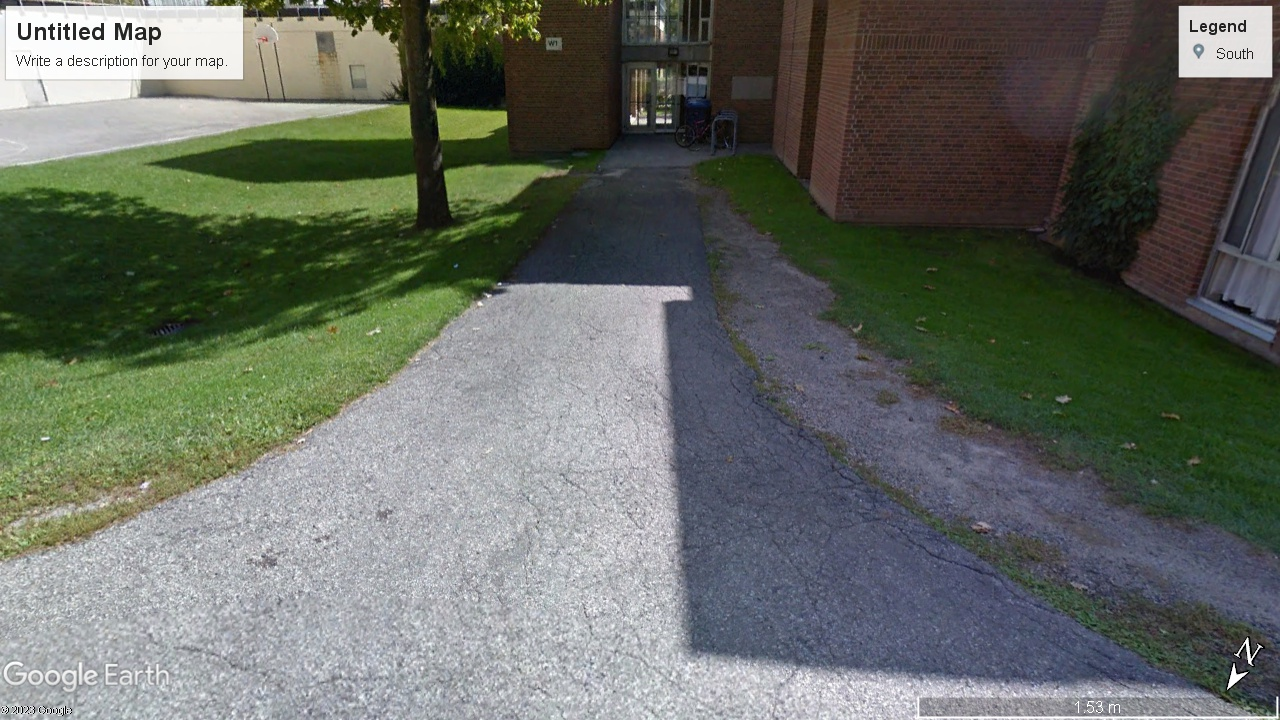
#> input picture Sidewalks/P1.jpg, 1280 x 720 px, found by its file name; its folder holds 4 pictures in this run
$ python NNv1.py
#> lines starting #> are read from the running program, lines starting #| are printed output that depends on the picture; after the words box and inside, x2 and y2 are one past the last pixel; in counts of white or black regions, pixels touching at a corner belong together
#> further down, img is the input picture: shape (720, 1280, 3); mean B, G, R 98.4, 106.6, 101.6
### feature_extraction.py
import cv2 as cv
import os


IMG_WIDTH = 64
IMG_HEIGHT = 32

def edge_detection(frame, width, height):
#> called with width = 64, height = 32
    frame = cv.resize(frame, (width, height))
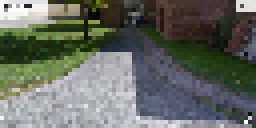
#> frame: shape (32, 64, 3) (shown 4 times larger); mean of channels 0, 1, 2 98.5, 106.5, 101.5; drawn as B, G, R
    gray = cv.cvtColor(frame, cv.COLOR_BGR2GRAY)
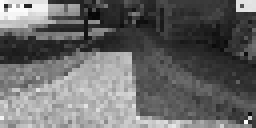
#> gray: shape (32, 64) (shown 4 times larger); min 6, max 253, mean 104.1
    blurred = cv.medianBlur(gray,11)
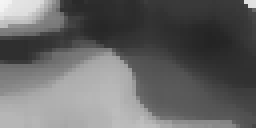
#> blurred: shape (32, 64) (shown 4 times larger); min 36, max 245, mean 102
    edges = cv.Canny(blurred, 300, 200)
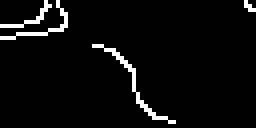
#> edges: shape (32, 64) (shown 4 times larger); 4.2% white in thin lines or dots
    return edges

def hue_detection(frame, width, height):
#> called with width = 64, height = 32
    frame = cv.resize(frame, (width, height))
    hsl_img = cv.cvtColor(frame, cv.COLOR_BGR2HLS)
#> hsl_img: shape (32, 64, 3); mean of channels 0, 1, 2 74.6, 102.9, 48.3
    for pos1 in range(len(hsl_img)):
        for pos2 in range(len(hsl_img[0])):
            hsl_img[pos1][pos2][1] = 100
            hsl_img[pos1][pos2][2] = 50
#> this loop made 32 passes
#> hsl_img: shape (32, 64, 3); mean of channels 0, 1, 2 74.6, 100, 50
    blurred = cv.medianBlur(hsl_img,11)
#> blurred: shape (32, 64, 3); mean of channels 0, 1, 2 72, 100, 50
    edges = cv.Canny(blurred, 40, 100)
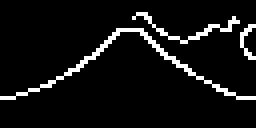
#> edges: shape (32, 64) (shown 4 times larger); 6.8% white in thin lines or dots, all inside (x1, y1, x2, y2) = (0, 3, 64, 25)
    return edges


# [8 lines of commented-out code are left out]

### loss/NNv1.py
import math
import numpy as np
import tensorflow as tf
import cv2 as cv
import os
from feature_extraction import *

IMG_WIDTH = 64
IMG_HEIGHT = 32

class eqn:
    def __init__(self, y):
        self.y = y

    def eval(self, x):
        return (self.y[0] ** x) + (self.y[1] * x) + self.y[2]

def flatten(x):
    final = []
#> final = []
    for pos1 in range(len(x)):
        for pos2 in range(len(x[0])):
            for pos3 in range(len(x[0][0])):
                final.append(x[pos1][pos2][pos3])
#> this loop made 2 passes
#> after the loop, final = 4096 values, max 255 at index 11, min 0 at index 0, mean 13.95
    return final

features = []
for path in os.listdir(os.getcwd() + "\\Sidewalks"):
    img = cv.imread(os.getcwd() + "\\Sidewalks\\" + path)
    features.append(flatten([edge_detection(img, IMG_WIDTH, IMG_HEIGHT), hue_detection(img, IMG_WIDTH, IMG_HEIGHT)]))
#> pass 2 of the loop `for path in os.listdir(os.getcwd() + "\\Sidewalks"):`:
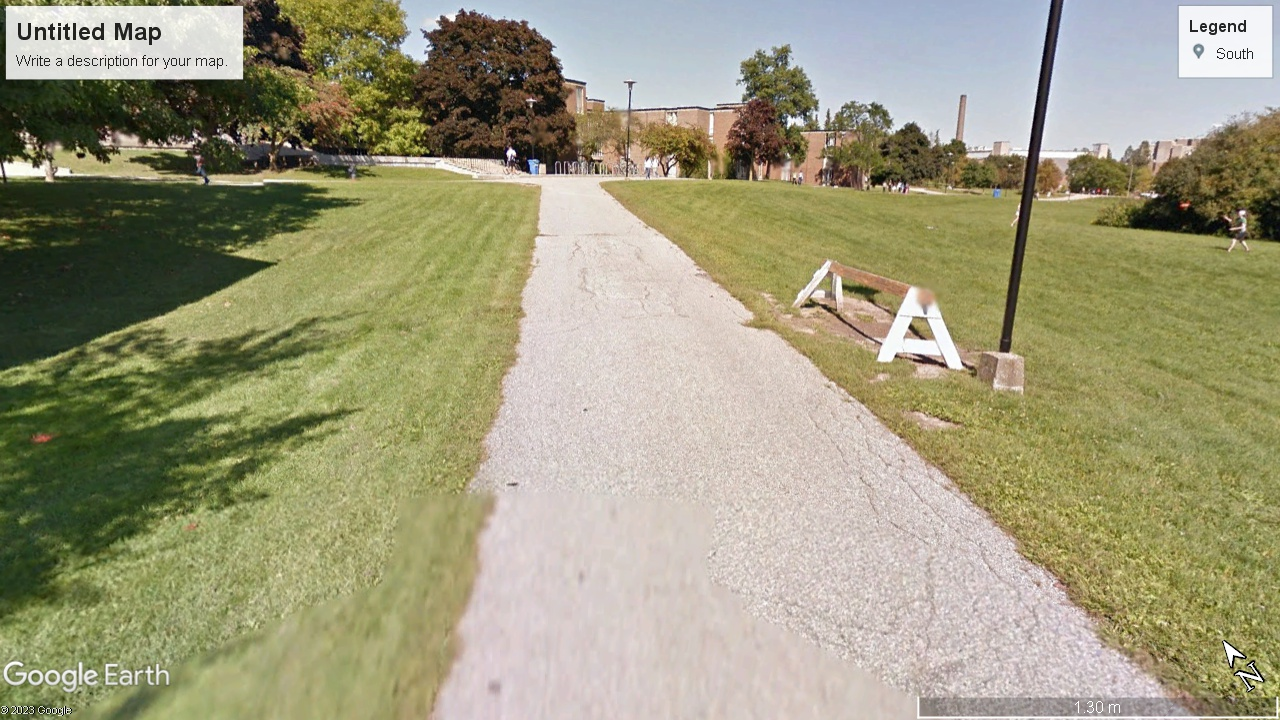
#> input picture Sidewalks/P10.jpg, 1280 x 720 px, found by its file name
#> img is the input picture: shape (720, 1280, 3); mean B, G, R 124.2, 153.9, 157.2
#> in edge_detection (call 2), `blurred = cv.medianBlur(gray,11)`:
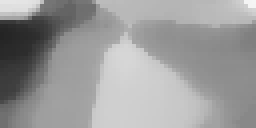
#> blurred: shape (32, 64) (shown 4 times larger); min 36, max 245, mean 154.4
#> the loop in hue_detection (call 2), `for pos1 in range(len(hsl_img)):` made 32 passes
#> in hue_detection (call 2), `edges = cv.Canny(blurred, 40, 100)`:
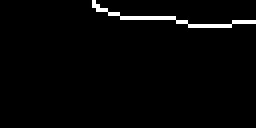
#> edges: shape (32, 64) (shown 4 times larger); 2.1% white in thin lines or dots, all inside (x1, y1, x2, y2) = (23, 0, 64, 7)
#> the loop in flatten (call 2), `for pos1 in range(len(x)):` made 2 passes
#> pass 3 of the loop `for path in os.listdir(os.getcwd() + "\\Sidewalks"):`:
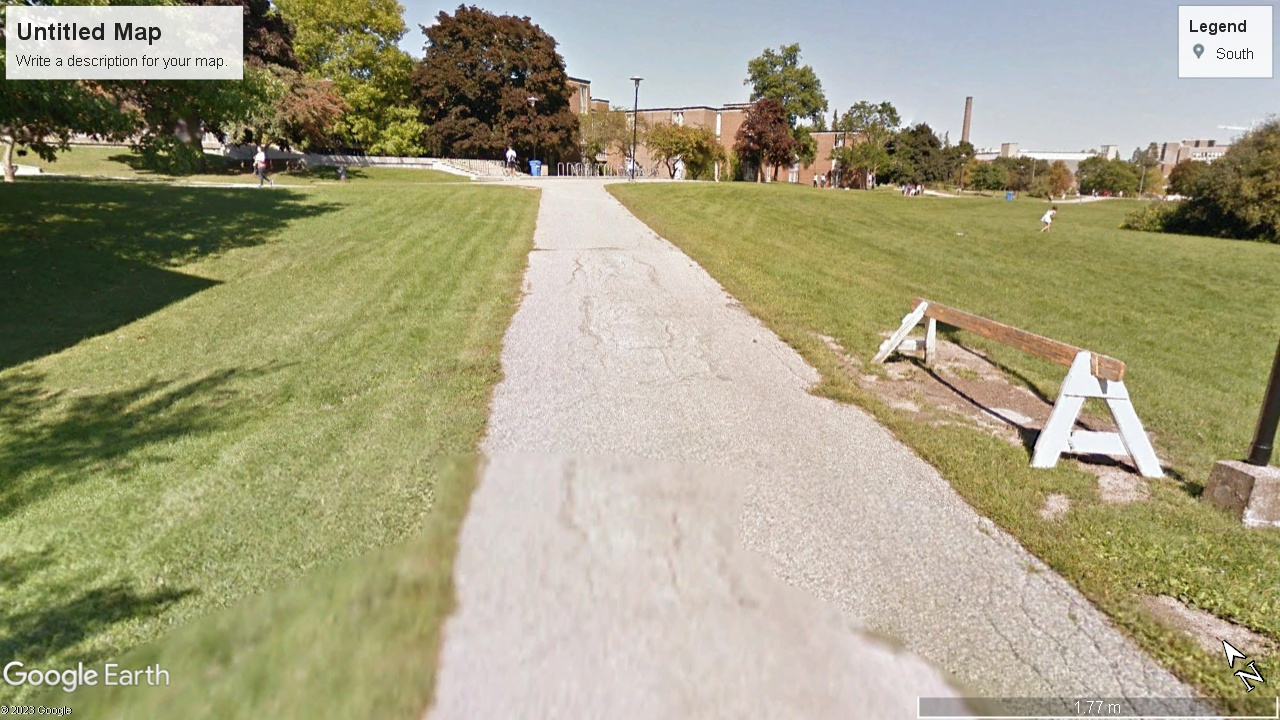
#> input picture Sidewalks/P11.jpg, 1280 x 720 px, found by its file name
#> img is the input picture: shape (720, 1280, 3); mean B, G, R 128.7, 159.4, 163.7
#> in edge_detection (call 3), `blurred = cv.medianBlur(gray,11)`:
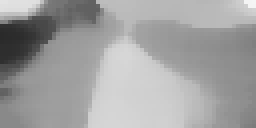
#> blurred: shape (32, 64) (shown 4 times larger); min 42, max 245, mean 160.6
#> the loop in hue_detection (call 3), `for pos1 in range(len(hsl_img)):` made 32 passes
#> in hue_detection (call 3), `edges = cv.Canny(blurred, 40, 100)`:
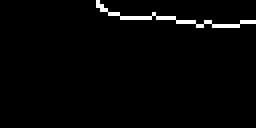
#> edges: shape (32, 64) (shown 4 times larger); 2.1% white in thin lines or dots, all inside (x1, y1, x2, y2) = (24, 0, 64, 7)
#> the loop made 4 passes; the first 3 are shown

train = np.array(features)

def custom_loss(features, lines):
    losses = []
    for pos in range(0, len(features)):
        x = features.numpy()[pos]
        y = lines.numpy()[pos]

        SD = 10
        HEIGHT = 40
        normal = lambda SD, HEIGHT, M, x: (1/(SD*math.sqrt(2*math.pi))) * ((math.e ** ((-1/2) * (((x-M) / SD) ** 2)))) * HEIGHT

        line = eqn(y)
        mid = int(len(x) / 2)

        max = 0
        loss1 = 0
        loss2 = 0
        for x_pos in range(0, IMG_WIDTH):
            y_line_pos = line.eval(x_pos)
            for y_pos in range(0, IMG_HEIGHT):
                val = normal(SD, HEIGHT, y_line_pos, y_pos)
                pos = int((IMG_WIDTH * y_pos) + x_pos)
                loss1 += x[pos] * val / 255
                loss2 += x[pos + mid] * val / 255
                max += val
        if max != 0:
            losses.append(min(((max - loss1) / max), ((max - loss2) / max)))
        else:
            losses.append(1)
    return tf.convert_to_tensor(losses)

def create_model():
  return tf.keras.models.Sequential([
#> (the run stopped early here; a loop or call above may not have finished)
